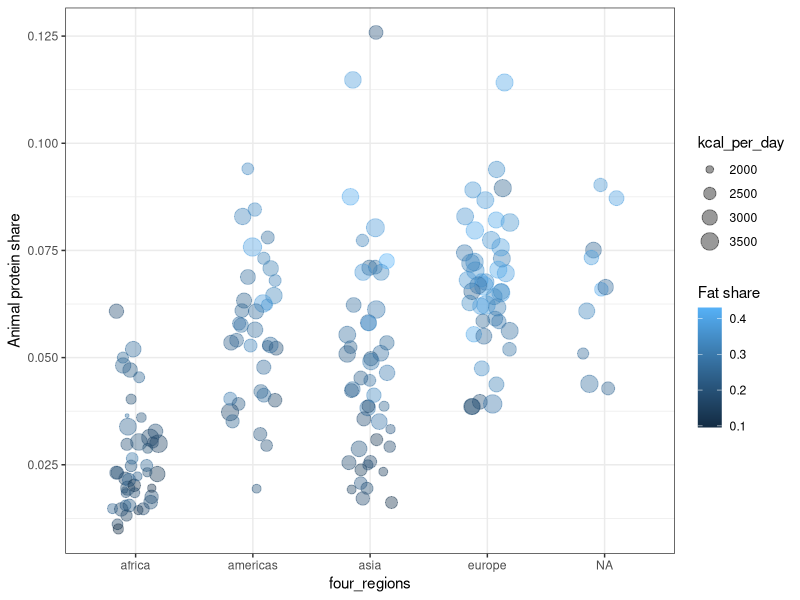
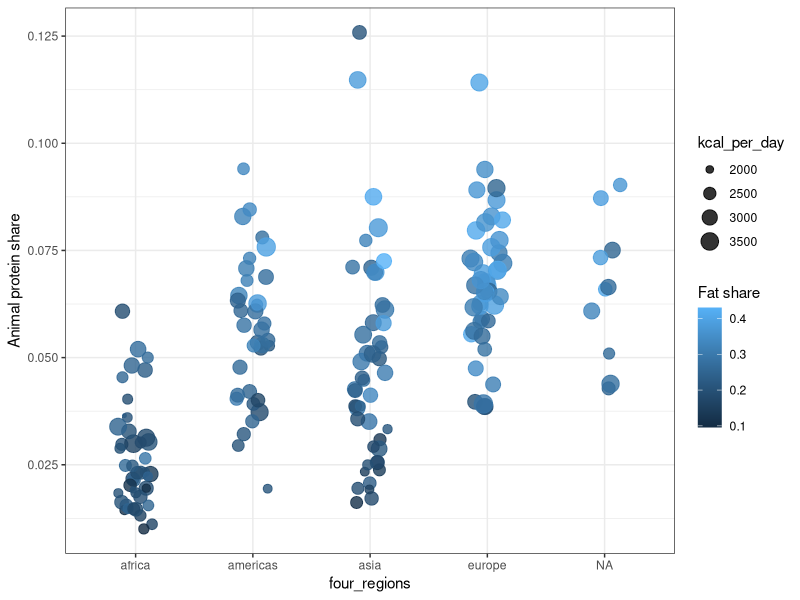

The R script that drew these images, in order: (Note: this script raises an error after producing the figures.)
## ---- chunk 1
library(tidyverse)
library(here)
library(viridis)
theme_set(theme_bw())
## ---- chunk 2
diets = read_csv(here("data/diet_components-wide.csv"), 
                 col_types = cols(
                     .default = col_character(),
                     year = col_integer(),
                     `Animal protein (kilocalories per person per day)` = col_double(),
                     `Plant protein (kilocalories per person per day)` = col_double(),
                     `Fat (kilocalories per person per day)` = col_double(),
                     `Carbohydrates (kilocalories per person per day)` = col_double(),
                     kcal_per_day = col_double(),
                    `Animal protein share` = col_double(),
                     `Plant share` = col_double(),
                     `Fat share` = col_double(),
                     `Carbo share` = col_double(),
                     Latitude = col_double(),
                     Longitude = col_double()
                 ))
## ---- chunk 3
diets %>% 
    group_by(country) %>% 
    filter(year == max(year)) %>% 
    ggplot(aes(x = four_regions, 
               y = `Animal protein share`, 
               size = kcal_per_day,
               color = `Fat share`)) + 
    geom_jitter(alpha = .4, width = .2)
## ---- chunk 4
diets %>% 
    group_by(country) %>% 
    filter(year == max(year)) %>% 
    ggplot(aes(x = four_regions, 
               y = `Animal protein share`, 
               size = kcal_per_day,
               color = `Fat share`)) + 
    geom_jitter(alpha = .8, width = .15)
## ---- chunk 5
diets %>% 
    group_by(country) %>% 
    filter(year == max(year)) %>% 
    ggplot(aes(x = four_regions, 
               y = `Animal protein share`, 
               size = kcal_per_day,
               color = four_regions)) + 
    geom_dotplot(binwidth = .15) +
    scale_x_discrete() +
    scale_fill_brewer(palette="Blue")
## ---- chunk 6
diets %>% 
    group_by(country) %>% 
    filter(n() > 5) %>% 
    mutate(cor_proteina_carbo = cor(`Animal protein (kilocalories per person per day)`, 
                                    `Carbohydrates (kilocalories per person per day)`, 
                                    method = "kendall"), 
           descricao_cor = case_when(
               cor_proteina_carbo >= 0.1 ~ "Cor. positiva", 
               cor_proteina_carbo <= -0.1 ~ "Cor. negativa", 
               TRUE ~ "Sem cor.")
    ) %>%
    ggplot(aes(x = `Animal protein (kilocalories per person per day)`, 
               y = `Carbohydrates (kilocalories per person per day)`, 
               group = country,
               color = cor_proteina_carbo)) + 
    geom_line(size = 1, alpha = .4)  + 
    scale_color_viridis()+ 
    facet_grid(descricao_cor ~ .)
